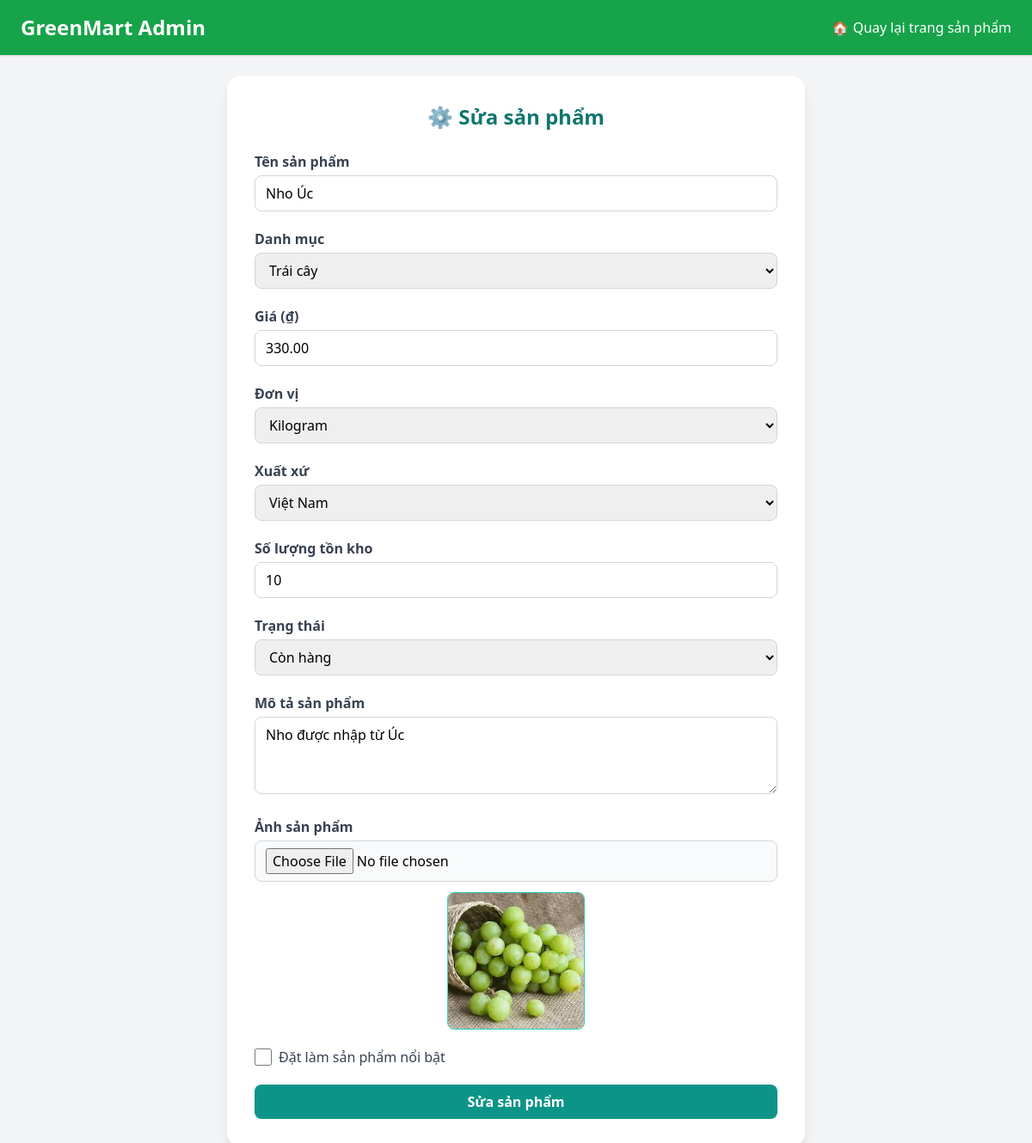
The app's page /admin_panel/editProduct/nho-uc, older data.
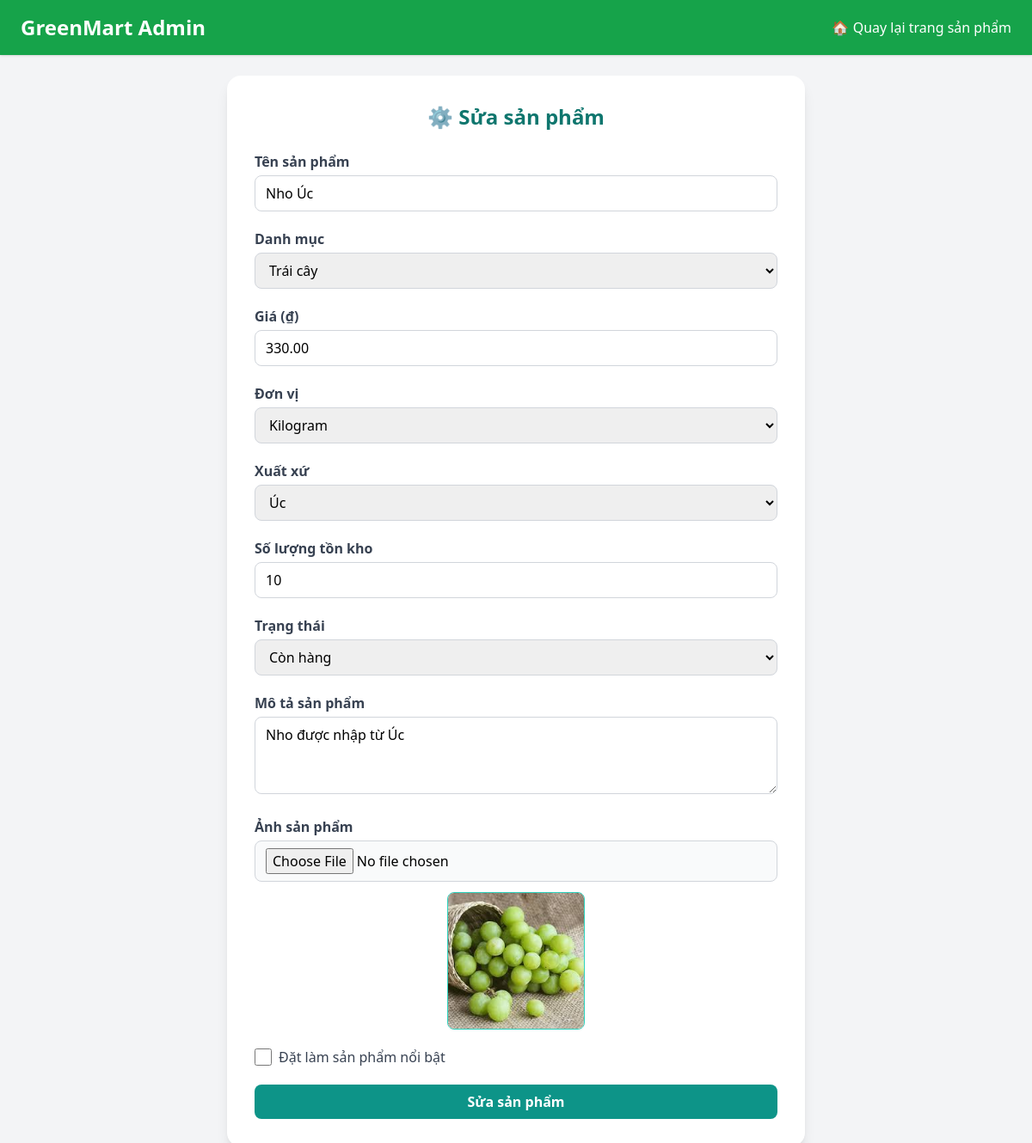
The same page, newer data.
### app/models.py (models this page shows, shortened)
class Product(models.Model):
    UNIT_CHOICES = [
        ("kg", "Kilogram"),
        ("gr", "Gram"),
        ("bó", "Bó"),
        ("túi", "Túi"),
        ("quả", "Quả"),
    ]
    STATUS_CHOICES = [
        ("available", "Còn hàng"),
        ("out_of_stock", "Hết hàng"),
        ("hidden", "Ẩn"),
    ]
    name = models.CharField(max_length=200)
    slug = models.SlugField(max_length=200, unique=True, blank = True)
    category = models.ForeignKey(Category, on_delete=models.CASCADE, related_name="products")
    description = models.TextField(blank=True, null=True)
    price = models.DecimalField(max_digits=10, decimal_places=2)
    unit = models.CharField(max_length=20, choices=UNIT_CHOICES, default="kg")
    stock = models.PositiveIntegerField(default=0)  # số lượng tồn kho
    status = models.CharField(max_length=20, choices=STATUS_CHOICES, default="available")
    origin = models.CharField(max_length=100, choices=Origin.choices, default=Origin.VIETNAM, blank=True, null=True)   # Việt Nam, Úc, Mỹ...
    image = models.ImageField(upload_to="products/", blank=True, null=True)
    is_featured = models.BooleanField(default=False)   # Sản phẩm nổi bật
    created_at = models.DateTimeField(auto_now_add=True)
    updated_at = models.DateTimeField(auto_now=True)
    user = models.ForeignKey(User, on_delete=models.CASCADE, blank= True, null=True)

class Category(models.Model):
    name = models.CharField(max_length=100, unique=True)   # Rau, Củ, Quả, Trái Cây, Nấm, ...
    slug = models.SlugField(max_length=100, blank=True)

### adminpanel/views.py (the view, shortened to what this page needs)
# urls.py: path("editProduct/<slug:slug>", views.edit_product, name="edit_product"),
def edit_product(request, slug):
    categories = Category.objects.all()
    product = Product.objects.get(slug = slug)
    return render(request, 'editProduct.html', {"categories": categories, "product":product})

### adminpanel/templates/editProduct.html (shortened to what the changed rows need)
<!DOCTYPE html>
<html lang="vi">
<head>
  <script src="https://cdn.tailwindcss.com"></script>
</head>
<body class="bg-gray-100 flex flex-col min-h-screen">
  <nav class="bg-green-600 text-white px-6 py-4 flex justify-between items-center shadow">
      <h1 class="text-2xl font-bold">GreenMart Admin</h1>
  </nav>
  <div class="flex justify-center flex-1 items-center">
    <div class="bg-white w-full max-w-2xl rounded-2xl shadow-lg p-8 mt-6">
      <h2 class="text-2xl font-bold text-center text-teal-700 mb-6">⚙️ Sửa sản phẩm</h2>
      <form action="" method="post" id="productForm" enctype="multipart/form-data" class="space-y-5 w-full">
      <div>
        <label class="block font-semibold text-gray-700 mb-1">Tên sản phẩm</label>
        <input type="text" id="name" name="name" required
               class="w-full border border-gray-300 rounded-lg px-3 py-2 focus:ring-2 focus:ring-teal-500 focus:outline-none"
               placeholder="Tên sản phẩm..." value="{{product.name}}">
      </div>
      <div>
        <label class="block font-semibold text-gray-700 mb-1">Danh mục</label>
        <select id="category" name="category" required
                class="w-full border border-gray-300 rounded-lg px-3 py-2 focus:ring-2 focus:ring-teal-500 focus:outline-none">
          {% for cate in categories %}
          <option value="{{cate.id}}" {% if cate.id == product.category.id %}selected {%endif%} >{{cate.name}}</option>
          {% endfor %}
        </select>
      </div>
      <div>
        <label class="block font-semibold text-gray-700 mb-1">Giá (₫)</label>
        <input type="number" id="price" name="price" min="0" step="0.01" required
               class="w-full border border-gray-300 rounded-lg px-3 py-2 focus:ring-2 focus:ring-teal-500 focus:outline-none"
               placeholder="Nhập giá sản phẩm..." value="{{product.price}}">
      </div>
      <div>
        <label class="block font-semibold text-gray-700 mb-1">Đơn vị</label>
        <select id="unit" name="unit" required
                class="w-full border border-gray-300 rounded-lg px-3 py-2 focus:ring-2 focus:ring-teal-500 focus:outline-none">
          <option value="kg" {% if product.unit == "kg" %} selected {% endif %}>Kilogram</option>
        </select>
      </div>
      <div>
        <label class="block font-semibold text-gray-700 mb-1">Xuất xứ</label>
        <select id="origin" name="origin"
                class="w-full border border-gray-300 rounded-lg px-3 py-2 focus:ring-2 focus:ring-teal-500 focus:outline-none">
          <option value="VN" {% if product.origin == "VN" %} selected {% endif %}>Việt Nam</option>
          <option value="AU" {% if product.origin == "AU" %} selected {% endif %}>Úc</option>
        </select>
      </div>
      <div>
        <label class="block font-semibold text-gray-700 mb-1">Số lượng tồn kho</label>
        <input type="number" id="stock" name="stock" min="0" required
               class="w-full border border-gray-300 rounded-lg px-3 py-2 focus:ring-2 focus:ring-teal-500 focus:outline-none"
               placeholder="Nhập số lượng tồn..." value="{{product.stock}}">
      </div>
      <div>
        <label class="block font-semibold text-gray-700 mb-1">Trạng thái</label>
        <select id="status" name="status"
                class="w-full border border-gray-300 rounded-lg px-3 py-2 focus:ring-2 focus:ring-teal-500 focus:outline-none">
          <option value="available" {% if product.status == "available" %} selected {% endif %}>Còn hàng</option>
        </select>
      </div>
      <div>
        <label class="block font-semibold text-gray-700 mb-1">Mô tả sản phẩm</label>
        <textarea id="description" name="description" rows="3"
                  class="w-full border border-gray-300 rounded-lg px-3 py-2 focus:ring-2 focus:ring-teal-500 focus:outline-none"
                  placeholder="Nhập mô tả..." >{{product.description}}</textarea>
      </div>
      <div>
    <div id="previewContainer" class="mt-3 flex justify-center">
      {% if product.image %}
        <img src="{{ product.image.url }}" id="previewImage"
        class="w-40 h-40 object-cover rounded-lg border border-teal-400 shadow-sm">
      {% else %}
        <img id="previewImage" class="hidden w-40 h-40 object-cover rounded-lg border border-teal-400 shadow-sm">
      {% endif %}
      </div>
    </div>
      <div class="flex items-center gap-2">
        <input type="checkbox" id="is_featured" name="is_featured"
               class="w-5 h-5 text-teal-600 border-gray-300 rounded focus:ring-teal-500" {% if product.is_featured %}checked {% endif %}>
        <label for="is_featured" class="font-medium text-gray-700">Đặt làm sản phẩm nổi bật</label>
      </div>
    </form>
  </div>
</body>
</html>

Row changes from the older to the newer data that the page shows:
changed Product "Nho Úc": origin "Việt Nam" → "Úc"
